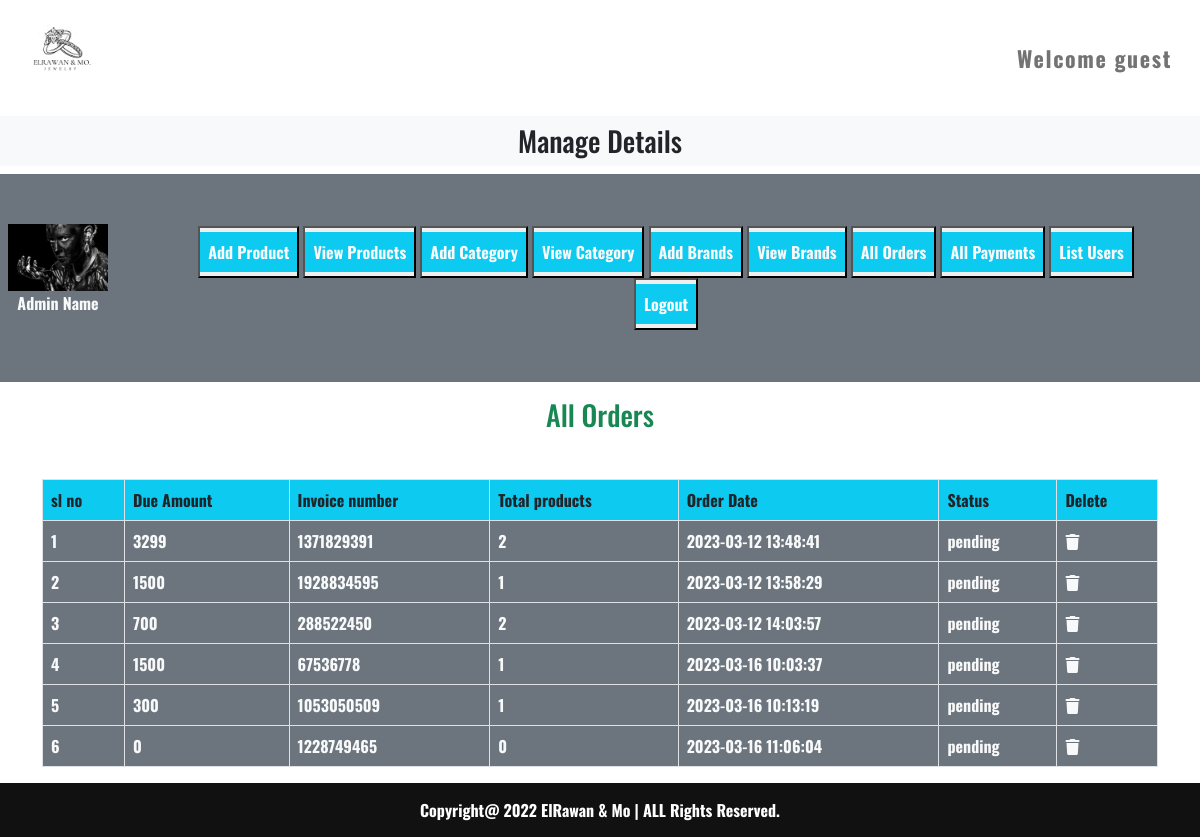
Screenshot of /admin/index.php?list_orders with the database file from the repository.
### tables this page shows
CREATE TABLE `user_orders` (
  `order_id` int(11) NOT NULL,
  `user_id` int(11) NOT NULL,
  `amount_due` int(255) NOT NULL,
  `invoice_number` int(255) NOT NULL,
  `total_products` int(255) NOT NULL,
  `order_date` timestamp NOT NULL DEFAULT current_timestamp() ON UPDATE current_timestamp(),
  `order_status` varchar(255) NOT NULL
);

### admin/list_orders.php (the view, shortened to what this page needs)
<h3 class="text-center text-success">All Orders</h3>
<table class="table table-bordered mt-5">
    <thead class="bg-info">
        <?php
        $get_orders="SELECT * FROM `user_orders`";
        $result=mysqli_query($con,$get_orders);
        $row_count=mysqli_num_rows($result);
        if ($row_count==0){
            echo "<tr>
                    <td colspan='7'><h2 class='text-danger text-center mt-5'>No Orders yet</h2></td>
                </tr>";
        }else{
            echo "<tr>
                <th>sl no</th>
                <th>Due Amount</th>
                <th>Invoice number</th>
                <th>Total products</th>
                <th>Order Date</th>
                <th>Status</th>
                <th>Delete</th>
            </tr>
            </thead>
            <tbody class='bg-secondary text-light'>";
            $number=0;
            while($row_data=mysqli_fetch_assoc($result)){
                $order_id=$row_data['order_id'];
                $amount_due=$row_data['amount_due'];
                $invoice_number=$row_data['invoice_number'];
                $total_products=$row_data['total_products'];
                $order_date=$row_data['order_date'];
                $order_status=$row_data['order_status'];
                $number++;
                echo "<tr>
                    <th>$number</th>
                    <th>$amount_due</th>
                    <th>$invoice_number</th>
                    <th>$total_products</th>
                    <th>$order_date</th>
                    <th>$order_status</th>
                    <td><a href='index.php?delete_orders=<?php echo $order_id ?>' class='text-light'><i class='fa-solid fa-trash'></i></a></td>
                    </tr>";
            }
        }
        ?>
    </tbody>
</table>

### css/style.css (style rules this page uses)
* { margin: 0; padding: 0; box-sizing: border-box; text-decoration: none; font-family: "Oswald", sans-serif; font-weight: bold; }
html { scroll-behavior: smooth; }
body, html { height: 100%; }

### admin/index.php (style rules this page uses)
body { overflow-x: hidden; }

### rows the page displays
user_orders: amount_due "3299", invoice_number "1371829391", total_products "2", order_date "2023-03-12 13:48:41", order_status "pending"
user_orders: amount_due "1500", invoice_number "1928834595", total_products "1", order_date "2023-03-12 13:58:29", order_status "pending"
user_orders: amount_due "700", invoice_number "288522450", total_products "2", order_date "2023-03-12 14:03:57", order_status "pending"
user_orders: amount_due "1500", invoice_number "67536778", total_products "1", order_date "2023-03-16 10:03:37", order_status "pending"
user_orders: amount_due "300", invoice_number "1053050509", total_products "1", order_date "2023-03-16 10:13:19", order_status "pending"
user_orders: amount_due "0", invoice_number "1228749465", total_products "0", order_date "2023-03-16 11:06:04", order_status "pending"
